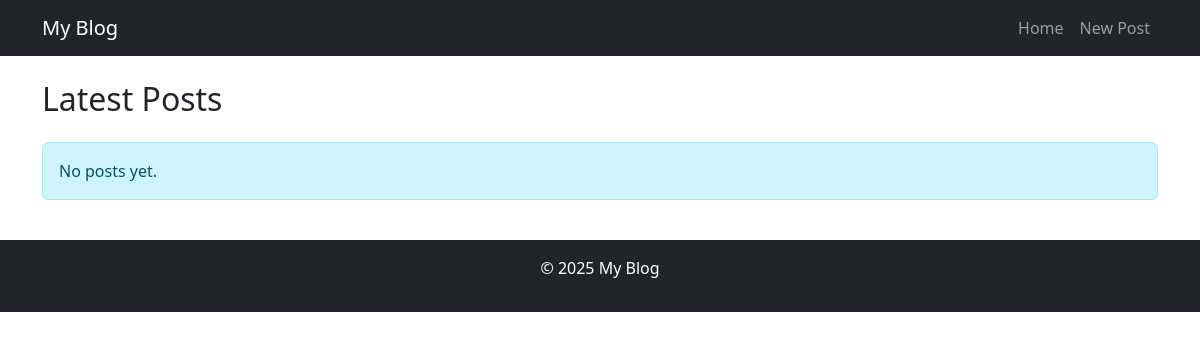
Before: / with the older database file.
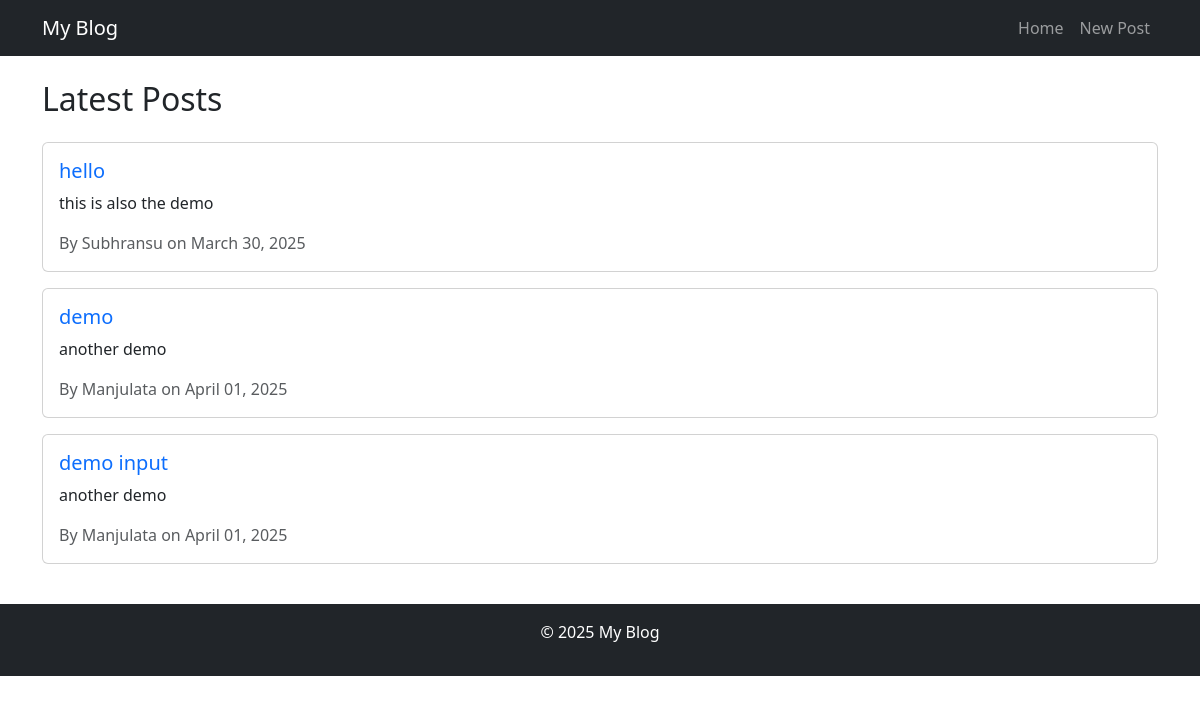
After: the same page with the newer database file.
### bloginterface/models.py (models this page shows, shortened)
class Post(models.Model):
    title = models.CharField(max_length= 200)
    content = models.TextField()
    author = models.ForeignKey(User, on_delete= models.CASCADE)
    category = models.ForeignKey(Category, on_delete= models.SET_NULL, null= True, blank=True)
    created_at = models.DateTimeField(auto_now_add= True)
    updated_at = models.DateTimeField(auto_now= True)
    published = models.BooleanField(default= False)

### bloginterface/views.py (the view)
# urls.py: 2. Add a URL to urlpatterns:  path('', Home.as_view(), name='home')
def Home(request):
    queryset = Post.objects.all()
    return render(request, 'index.html', {"posts": queryset})

### bloginterface/templates/index.html (shortened to what this page needs)
{% extends 'base.html' %}
{% block content %}
    <h2 class="mb-4">Latest Posts</h2>
    <div class="row">
        {% for post in posts %}
            <div class="col-12 mb-3">
                <div class="card">
                    <div class="card-body">
                        <h5 class="card-title">
                            <a href="/post_details/{{post.id}}" class="text-primary text-decoration-none">{{ post.title }}</a>
                        </h5>
                        <p class="card-text">{{ post.content|truncatewords:20 }}</p>
                        <p class="card-text text-muted">By {{ post.author }} on {{ post.created_at|date:"F d, Y" }}</p>
                    </div>
                </div>
            </div>
        {% empty %}
            <div class="col-12">
                <div class="alert alert-info" role="alert">
                    No posts yet.
                </div>
            </div>
        {% endfor %}
    </div>
{% endblock %}

### bloginterface/templates/base.html (shortened to what this page needs)
<!DOCTYPE html>
<html lang="en">
<head>
    <link href="https://cdn.jsdelivr.net/npm/bootstrap@5.3.3/dist/css/bootstrap.min.css" rel="stylesheet">
</head>
<body>
    <nav class="navbar navbar-expand-lg bg-dark navbar-dark">
        <div class="container">
            <a class="navbar-brand" href="">My Blog</a>
            <div class="collapse navbar-collapse" id="navbarNav">
                <ul class="navbar-nav ms-auto">
                    <li class="nav-item">
                        <a class="nav-link" href="/">Home</a>
                    </li>
                    <li class="nav-item">
                        <a class="nav-link" href="/create_post">New Post</a>
                    </li>
                </ul>
            </div>
        </div>
    </nav>
    <main class="container my-4">
        {% block content %}
        {% endblock %}
    </main>
    <footer class="bg-dark text-white text-center py-3">
        <p>© 2025 My Blog</p>
    </footer>
</body>
</html>

### bloginterface/templates/base.html (style rules this page uses)
body { color: black; }

Changed rows visible on the page:
added Post: title "hello", content "this is also the demo", author "Subhransu", created_at "March 30, 2025"
added Post: title "demo", content "another demo", author "Manjulata", created_at "April 01, 2025"
added Post: title "demo input", content "another demo", author "Manjulata", created_at "April 01, 2025"
Other visible differences:
text no longer shown: "No posts yet."
